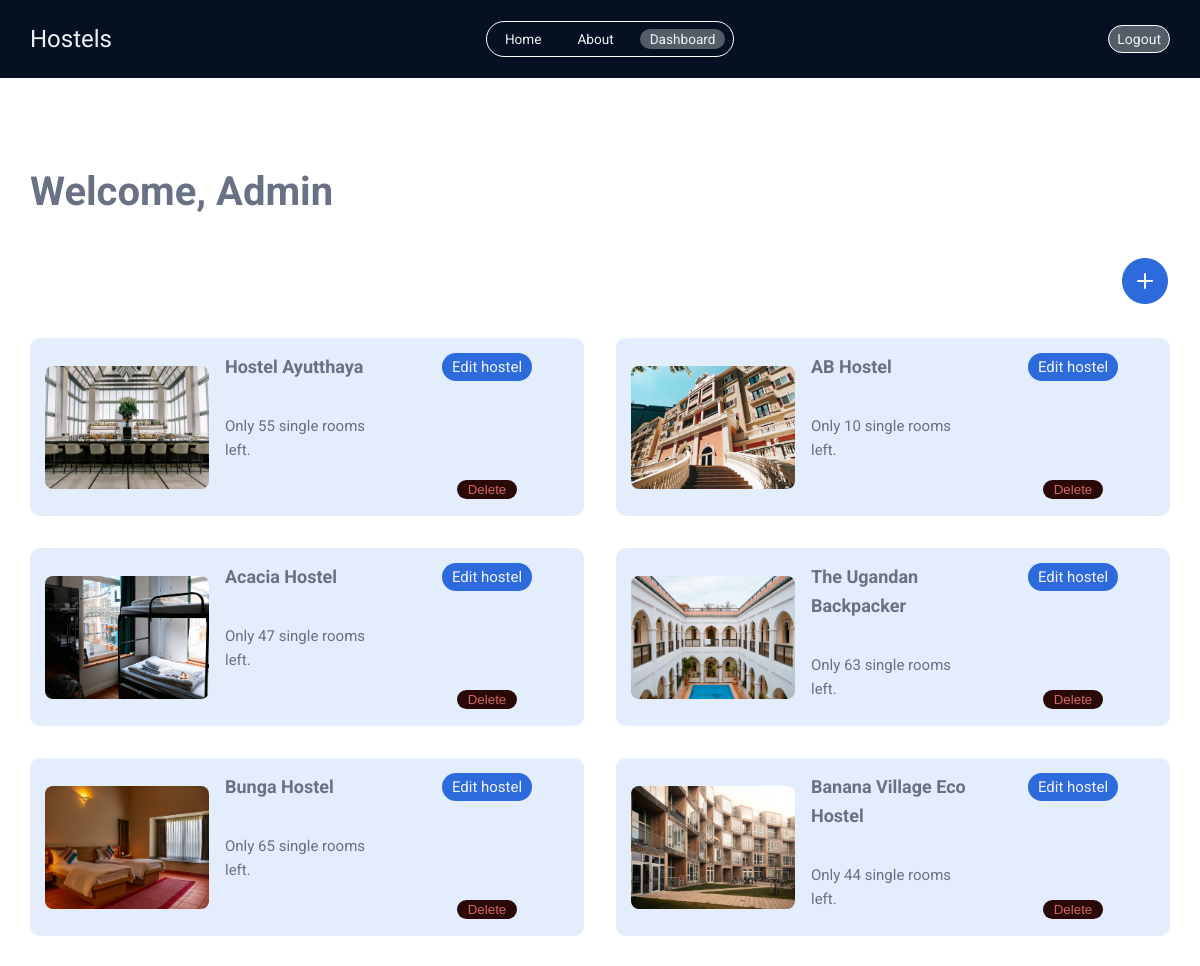
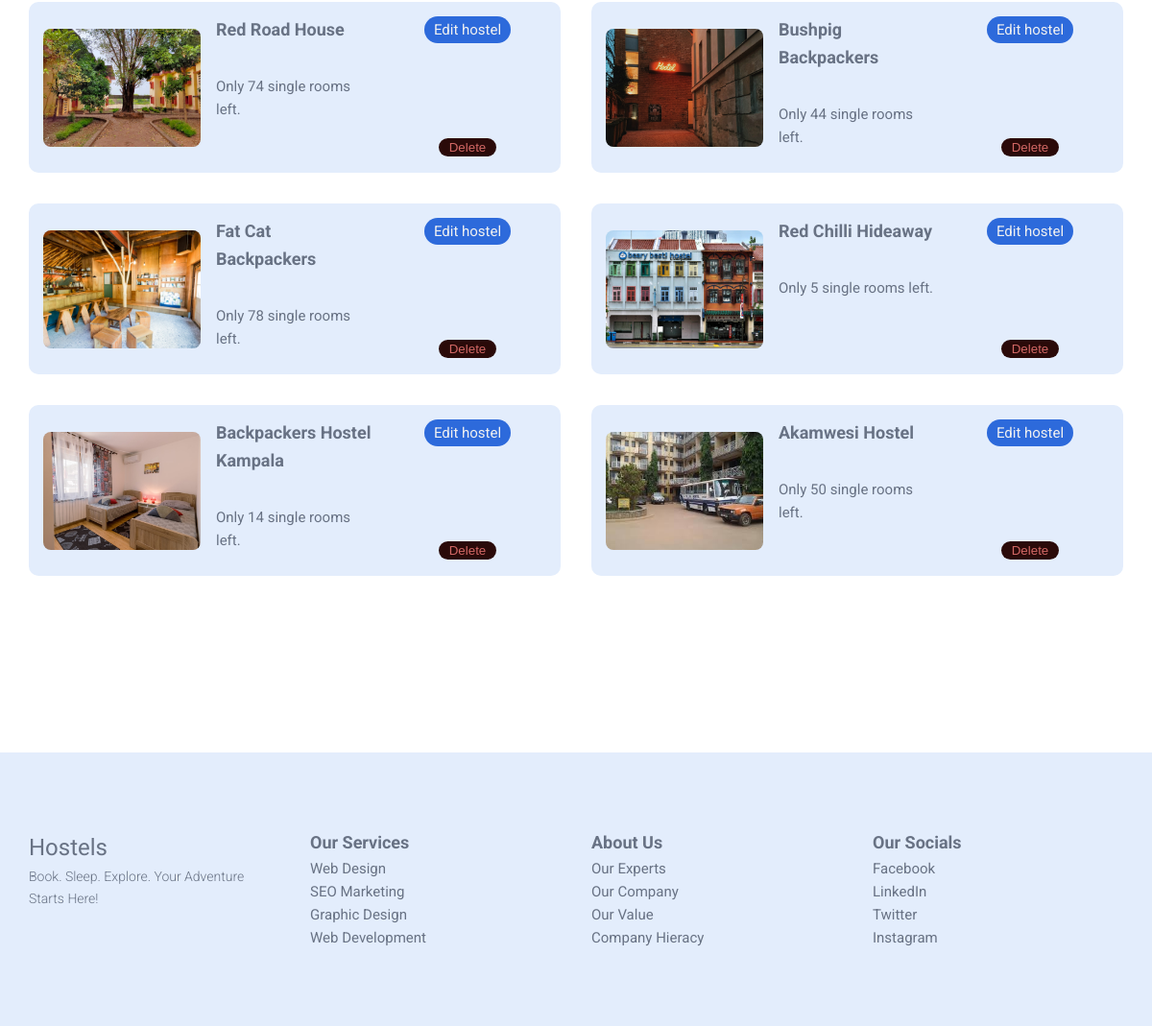
/dashboard (signed in), run on the app's committed database (2 pictures, top to bottom).
### app.py (models this page shows)
class Hostel(db.Model):
    id = db.Column(db.Integer, primary_key=True)
    name = db.Column(db.String(100))
    single_rooms = db.Column(db.Integer)
    double_rooms = db.Column(db.Integer)
    self_contained = db.Column(db.Boolean)
    image = db.Column(db.String(200))
    price = db.Column(db.Integer)

### app.py (the view)
@app.route('/dashboard', methods=['GET', 'POST'])
def dashboard():
    if 'username' in session:
        hostels = Hostel.query.order_by(Hostel.id.desc()).all()
        return render_template('dashboard.html', hostels=hostels)
    else:
        return redirect(url_for('login'))

### templates/dashboard.html (shortened to what this page needs)
{% extends "base.html" %} <br />
{% block body %}
<header id="navbar" class="nav black">
    <nav class="main-nav container">
        <a href="/" class="logo satisfy-regular">Hostels</a>
        <ul>
            <li id="home-link">
                <a href="{{ url_for('index') }}">Home</a>
            </li>
            <li id="about-link">
                <a href="{{ url_for('about') }}">About</a>
            </li>
            <li id="contact-link">
                <a class="active" href="{{ url_for('dashboard') }}"
                    >Dashboard</a
                >
            </li>
        </ul>
        {% if 'username' in session %}
        <a href="{{ url_for('logout') }}" class="login">Logout</a>
        {% else %}
        <a href="{{ url_for('login') }}" class="login">Login</a>
        {% endif %}
    </nav>
</header>
<div class="container mt-7">
    <h2>Welcome, Admin</h2>
    <div class="add" title="Add Hostel">
        <a href="/add_hostel">
            <img
                src="{{ url_for('static', filename='assets/add.png')  }}"
                alt="add"
            />
        </a>
    </div>
    <div class="listings">
        {% for hostel in hostels %}
        <article class="list">
            <div class="img">
                <img src="{{ hostel.image }}" alt="{{ hostel.name }}" />
            </div>
            <div class="details">
                <h3>{{ hostel.name }}</h3>
                <p>Only {{ hostel.single_rooms }} single rooms left.</p>
            </div>
            <div class="action">
                <a href="/edit_hostel/{{ hostel.id }}">Edit hostel</a>
                <form
                    action="/delete_hostel/{{ hostel.id }}"
                    method="post"
                    style="display: inline"
                >
                    <button class="danger" type="submit">Delete</button>
                </form>
            </div>
        </article>
        {% endfor %}
    </div>
</div>
{% endblock %}

### templates/base.html (shortened to what this page needs)
<!DOCTYPE html>
<html lang="en">
    <head>
        <link
            rel="stylesheet"
            href="{{ url_for('static', filename='style/style.css') }}"
        />
    </head>
    <body>
        {% block body %}{% endblock %} <br />
        {% include "footer.html" %}
    </body>
</html>

### templates/footer.html
<footer class="footer">
    <div class="container">
        <div class="logo-details">
            <a href="/" class="logo satisfy-regular">Hostels</a>
            <p>Book. Sleep. Explore. Your Adventure Starts Here!</p>
        </div>
        <div class="social">
            <ul>
                <li><h3>Our Services</h3></li>
                <li>Web Design</li>
                <li>SEO Marketing</li>
                <li>Graphic Design</li>
                <li>Web Development</li>
            </ul>
        </div>
        <div class="social">
            <ul>
                <li><h3>About Us</h3></li>
                <li>Our Experts</li>
                <li>Our Company</li>
                <li>Our Value</li>
                <li>Company Hieracy</li>
            </ul>
        </div>
        <div class="social">
            <ul>
                <li><h3>Our Socials</h3></li>
                <li>Facebook</li>
                <li>LinkedIn</li>
                <li>Twitter</li>
                <li>Instagram</li>
            </ul>
        </div>
    </div>
</footer>

### static/style/style.css (style rules this page uses)
* { margin: 0; padding: 0; box-sizing: border-box; list-style: none; }
html { color-scheme: light dark; scroll-behavior: smooth; }
:root { --bg: #ffffff; --secondary: #e3edfc; --clr: #687284; --danger: #d36865; --bg-danger: #2a0a09; --success: #48824c; --primary: #2d6adb; }
a { text-decoration: none; color: inherit; }
img { max-width: 100%; display: block; }
body { font-family: "Roboto", system-ui, -apple-system, BlinkMacSystemFont, "Segoe UI", Roboto, Oxygen, Ubuntu, Cantarell, "Open Sans", "Helvetica Neue", sans-serif; font-weight: 400; font-style: normal; line-height: 1.6; font-size: clamp(0.75rem, 0.5156rem + 0.75vw, 0.9375rem); background-color: var(--bg); color: var(--clr); }
.satisfy-regular { font-family: "Satisfy", cursive; font-weight: 400; font-style: normal; }
h2 { font-size: clamp(1.25rem, -0.9219rem + 5.5vw, 2.5rem); font-family: "Roboto", sans-serif; font-weight: 700; font-style: normal; text-wrap: balance; }
h3 { font-size: clamp(0.875rem, 0.5625rem + 1vw, 1.125rem); font-family: "Roboto", sans-serif; font-weight: 700; font-style: normal; max-width: 50ch; }
.container { width: 95%; max-width: 1200px; margin: 0 auto; }
.nav { position: fixed; top: 0; z-index: 100; left: 0; width: 100%; color: #f1f1f1; background-color: transparent; transition: all 350ms ease-in-out; }
.nav.black { background-color: #051023; }
.main-nav { display: flex; justify-content: space-between; align-items: center; padding: 20px 0; }
.main-nav ul { display: flex; align-items: center; border: 1px solid #fff; border-radius: 2rem; padding: 5px 8px; gap: 1rem; }
.main-nav ul li a { padding: 2px 10px; border-radius: 2rem; font-size: 0.85rem; transition: all 350ms ease-in-out; }
.main-nav ul li a:hover, .main-nav ul li a.active { background-color: rgba(241, 241, 241, 0.337254902); }
.main-nav .login { font-size: 14px; background-color: rgba(241, 241, 241, 0.337254902); border: 1px solid #fff; border-radius: 2rem; padding: 2px 8px; transition: opacity 350ms ease-in-out; }
.logo { font-size: 1.5rem; }
.footer { background-color: var(--secondary); padding-block: 5rem; }
.footer .container { display: grid; grid-template-columns: repeat(auto-fit, minmax(250px, 1fr)); gap: 2rem; }
.footer .container .logo-details .logo { margin-bottom: 1rem; }
.footer .container .logo-details p { font-size: clamp(0.6875rem, 0.4531rem + 0.75vw, 0.875rem); font-weight: 300; }
.mt-7 { margin-block: 10rem; }
form { max-width: 500px; display: flex; flex-direction: column; gap: 2rem; margin-top: 5rem; }
.add { width: 100%; display: flex; align-items: center; justify-content: flex-end; margin-block: 2rem; }
.listings { display: grid; grid-template-columns: repeat(auto-fit, minmax(400px, 1fr)); gap: 2rem; }
.listings .list { background-color: var(--secondary); display: flex; align-items: center; padding: 15px; border-radius: 10px; gap: 1rem; }
.listings .list > * { flex: 1; }
.listings .list .img { border-radius: 8px; overflow: clip; aspect-ratio: 4/3; }
.listings .list .img img { width: 100%; height: 100%; -o-object-fit: cover; object-fit: cover; }
.listings .list .details { align-self: flex-start; }
.listings .list .details h3 { margin-bottom: 2rem; }
.listings .list .action { display: flex; flex-direction: column; gap: 1rem; align-items: center; justify-content: center; }
.listings .list .action a, .listings .list .action button { padding: 2px 0.65rem; border-radius: 1rem; cursor: pointer; }
.listings .list .action a { background-color: var(--primary); color: #f1f1f1; }
.listings .list .action button { outline: none; border: none; background-color: var(--bg-danger); color: var(--danger); }

### data on the page
Hostel: shows a picture, name "Hostel Ayutthaya", single_rooms "55"
Hostel: shows a picture, name "AB Hostel", single_rooms "10"
Hostel: shows a picture, name "Acacia Hostel", single_rooms "47"
Hostel: shows a picture, name "The Ugandan Backpacker", single_rooms "63"
Hostel: shows a picture, name "Bunga Hostel", single_rooms "65"
Hostel: shows a picture, name "Banana Village Eco Hostel", single_rooms "44"
Hostel: shows a picture, name "Red Road House", single_rooms "74"
Hostel: shows a picture, name "Bushpig Backpackers", single_rooms "44"
Hostel: shows a picture, name "Fat Cat Backpackers", single_rooms "78"
Hostel: shows a picture, name "Red Chilli Hideaway", single_rooms "5"
Hostel: shows a picture, name "Backpackers Hostel Kampala", single_rooms "14"
Hostel: shows a picture, name "Akamwesi Hostel", single_rooms "50"
